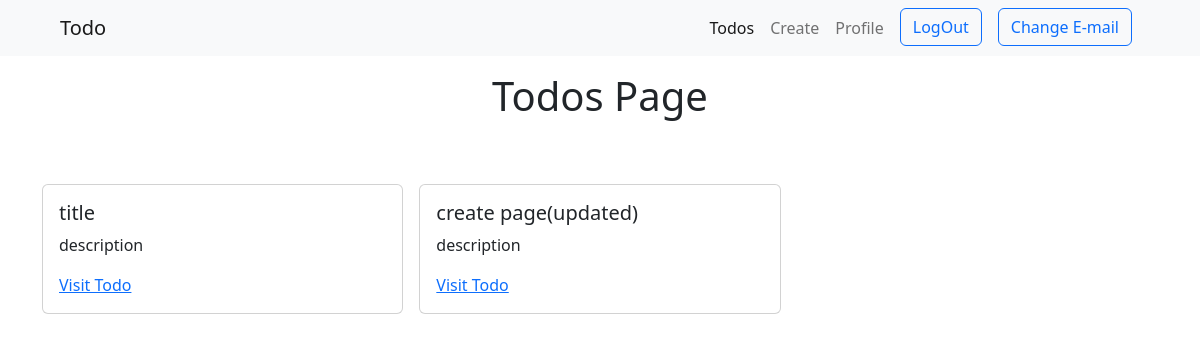
Page /todos/ (signed in) on the committed database.
### todo/models.py (models this page shows, shortened)
class Todo(models.Model):
    title = models.CharField(max_length=30)
    description = models.TextField()
    completed = models.BooleanField(default=False)
    user = models.ForeignKey(User, on_delete=models.CASCADE)

### todo/views.py (the view)
# urls.py: path('todos/', todos, name='todos'),
@login_required(login_url='account_login')
def todos(request):
    todos = Todo.objects.all()
    context = {
        'todos': todos
    }
    return render(request, 'todos.html', context)

### todo/templates/todos.html
{% extends './base.html'%} {% block content %}
<h1 class="mt-3 text-center">Todos Page</h1>
<div class="row g-3 mt-5">
  {% for todo in todos %}
  <div class="col-md-4">
    <div class="card">
      <div class="card-body">
        <h5 class="card-title">{{todo.title}}</h5>
        <p class="card-text">{{todo.description}}</p>
        <a href="{% url 'todo' todo.id %} " class="card-link">Visit Todo</a>
      </div>
    </div>
  </div>
  {% endfor %}
</div>
{% endblock%}

### rows in the picture
Todo: title "title", description "description"
Todo: title "create page(updated)", description "description"
